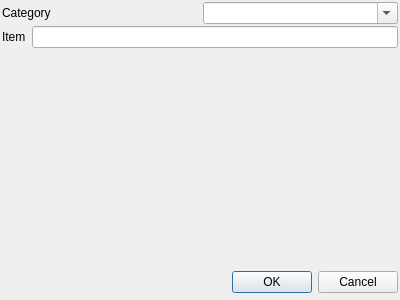
<ui version="4.0" >
 <author></author>
 <comment></comment>
 <exportmacro></exportmacro>
 <class>NewItemBase</class>
 <widget class="QDialog" name="NewItemBase" >
  <property name="geometry" >
   <rect>
    <x>0</x>
    <y>0</y>
    <width>400</width>
    <height>300</height>
   </rect>
  </property>
  <property name="windowTitle" >
   <string>New Item</string>
  </property>
  <layout class="QGridLayout" >
   <property name="margin" >
    <number>2</number>
   </property>
   <property name="spacing" >
    <number>2</number>
   </property>
   <item row="1" column="0" >
    <layout class="QHBoxLayout" >
     <property name="margin" >
      <number>0</number>
     </property>
     <property name="spacing" >
      <number>6</number>
     </property>
     <item>
      <widget class="QLabel" name="label_2" >
       <property name="text" >
        <string>Item</string>
       </property>
      </widget>
     </item>
     <item>
      <widget class="QLineEdit" name="itemLineEdit" />
     </item>
    </layout>
   </item>
   <item row="0" column="0" >
    <layout class="QHBoxLayout" >
     <property name="margin" >
      <number>0</number>
     </property>
     <property name="spacing" >
      <number>6</number>
     </property>
     <item>
      <widget class="QLabel" name="label" >
       <property name="text" >
        <string>Category</string>
       </property>
      </widget>
     </item>
     <item>
      <widget class="QComboBox" name="itemComboBox" >
       <property name="editable" >
        <bool>true</bool>
       </property>
      </widget>
     </item>
    </layout>
   </item>
   <item row="2" column="0" >
    <spacer>
     <property name="orientation" >
      <enum>Qt::Vertical</enum>
     </property>
     <property name="sizeHint" >
      <size>
       <width>20</width>
       <height>121</height>
      </size>
     </property>
    </spacer>
   </item>
   <item row="3" column="0" >
    <layout class="QHBoxLayout" >
     <property name="margin" >
      <number>0</number>
     </property>
     <property name="spacing" >
      <number>6</number>
     </property>
     <item>
      <spacer>
       <property name="orientation" >
        <enum>Qt::Horizontal</enum>
       </property>
       <property name="sizeHint" >
        <size>
         <width>131</width>
         <height>31</height>
        </size>
       </property>
      </spacer>
     </item>
     <item>
      <widget class="QPushButton" name="okButton" >
       <property name="text" >
        <string>OK</string>
       </property>
      </widget>
     </item>
     <item>
      <widget class="QPushButton" name="cancelButton" >
       <property name="text" >
        <string>Cancel</string>
       </property>
      </widget>
     </item>
    </layout>
   </item>
  </layout>
 </widget>
 <pixmapfunction></pixmapfunction>
 <resources/>
 <connections>
  <connection>
   <sender>okButton</sender>
   <signal>clicked()</signal>
   <receiver>NewItemBase</receiver>
   <slot>accept()</slot>
   <hints>
    <hint type="sourcelabel" >
     <x>278</x>
     <y>253</y>
    </hint>
    <hint type="destinationlabel" >
     <x>96</x>
     <y>254</y>
    </hint>
   </hints>
  </connection>
  <connection>
   <sender>cancelButton</sender>
   <signal>clicked()</signal>
   <receiver>NewItemBase</receiver>
   <slot>reject()</slot>
   <hints>
    <hint type="sourcelabel" >
     <x>369</x>
     <y>253</y>
    </hint>
    <hint type="destinationlabel" >
     <x>179</x>
     <y>282</y>
    </hint>
   </hints>
  </connection>
 </connections>
</ui>
